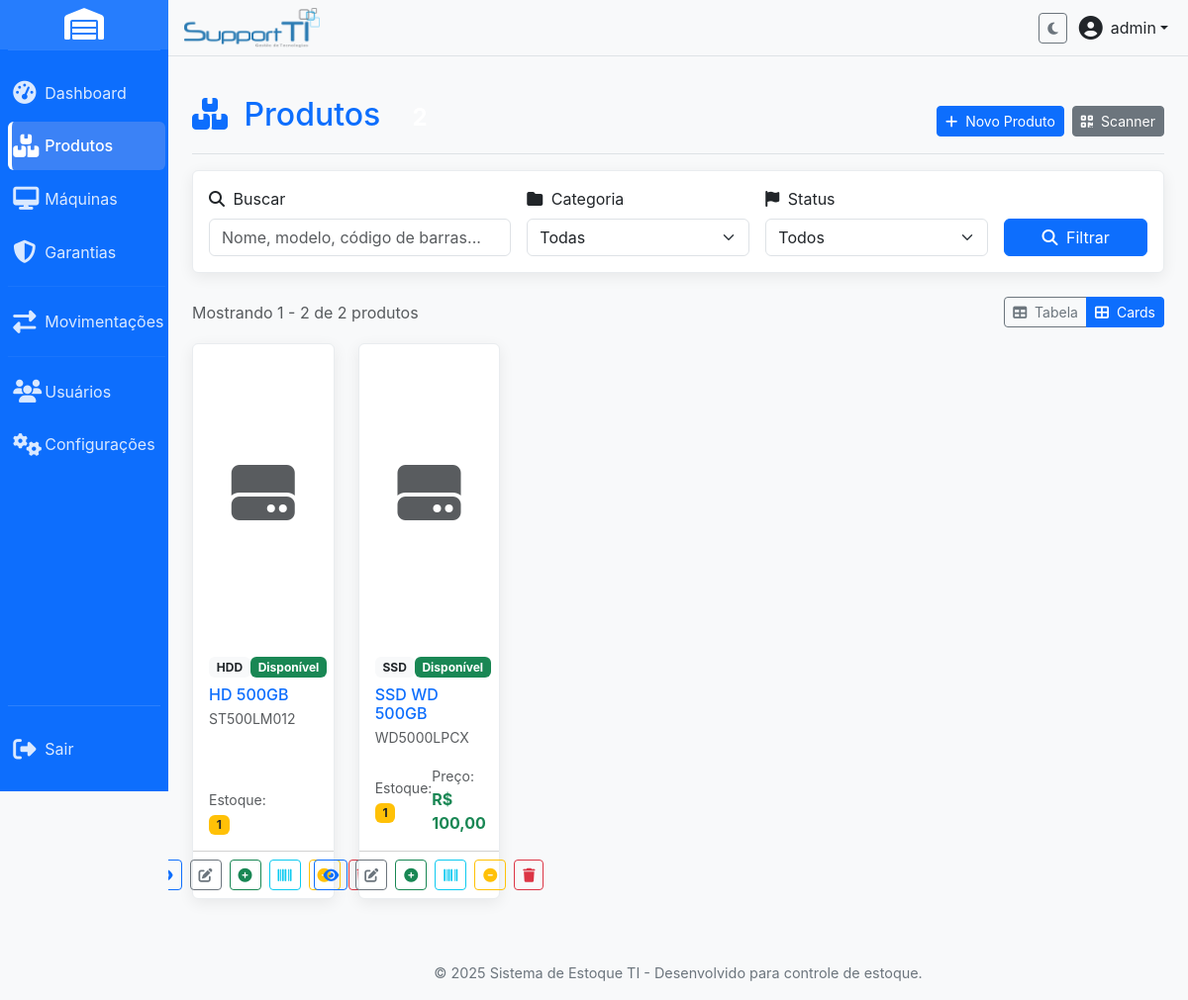
The app's page /products.php?view=cards (signed in), older data.
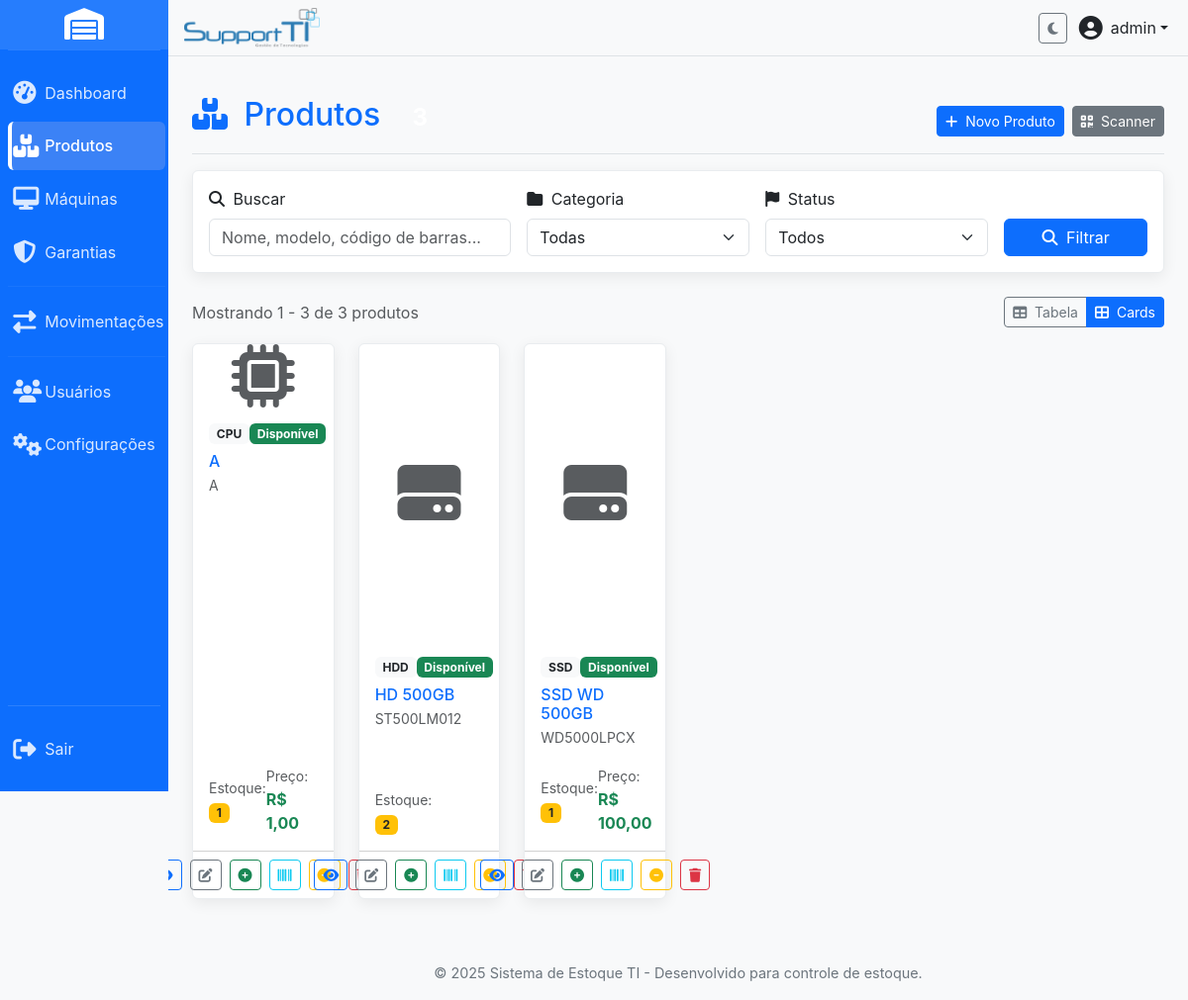
The same page, newer data.
### tables this page shows
CREATE TABLE IF NOT EXISTS `products` (
  `id` int(11) NOT NULL AUTO_INCREMENT,
  `name` varchar(255) NOT NULL,
  `description` text DEFAULT NULL,
  `category_id` int(11) DEFAULT NULL,
  `category` varchar(100) NOT NULL,
  `manufacturer` varchar(100) DEFAULT NULL,
  `model` varchar(100) DEFAULT NULL,
  `sku` varchar(100) DEFAULT NULL,
  `barcode` varchar(100) DEFAULT NULL,
  `qr_code` varchar(100) DEFAULT NULL,
  `serial_number` varchar(100) DEFAULT NULL,
  `quantity` int(11) NOT NULL DEFAULT 0,
  `min_quantity` int(11) DEFAULT 0,
  `max_quantity` int(11) DEFAULT 0,
  `price` decimal(12,2) DEFAULT NULL,
  `location` varchar(100) DEFAULT NULL,
  `status` varchar(50) DEFAULT 'available',
  `created_by` int(11) DEFAULT NULL,
  `image` varchar(255) DEFAULT NULL,
  `notes` text DEFAULT NULL,
  `created_at` timestamp NOT NULL DEFAULT current_timestamp(),
  `updated_at` timestamp NOT NULL DEFAULT current_timestamp() ON UPDATE current_timestamp(),
  `has_warranty` tinyint(1) NOT NULL DEFAULT 0,
  `warranty_template_id` int(11) DEFAULT NULL COMMENT 'ID do template de garantia usado',
  `warranty_provider` varchar(255) DEFAULT NULL,
  `warranty_period_value` int(11) DEFAULT NULL,
  `warranty_period_unit` varchar(20) DEFAULT NULL,
  `warranty_start_date` date DEFAULT NULL,
  `warranty_end_date` date DEFAULT NULL,
  `invoice_number` varchar(255) DEFAULT NULL,
  `warranty_notes` text DEFAULT NULL,
  `warranty_ticket_number` varchar(100) DEFAULT NULL COMMENT 'N??mero do ticket/protocolo da garantia',
  `warranty_label` varchar(100) DEFAULT NULL COMMENT 'Etiqueta/Identificador da garantia',
  `warranty_client_name` varchar(255) DEFAULT NULL COMMENT 'Nome do cliente propriet??rio do produto com garantia',
  `warranty_supplier_id` int(11) DEFAULT NULL COMMENT 'Refer??ncia para o fornecedor de garantia',
  PRIMARY KEY (`id`),
  UNIQUE KEY `sku` (`sku`),
  UNIQUE KEY `barcode` (`barcode`),
  UNIQUE KEY `qr_code` (`qr_code`),
  UNIQUE KEY `serial_number` (`serial_number`),
  KEY `idx_created_by` (`created_by`),
  KEY `fk_product_category` (`category_id`),
  KEY `idx_warranty_template` (`warranty_template_id`),
  KEY `idx_warranty_dates` (`warranty_start_date`,`warranty_end_date`),
  KEY `idx_has_warranty` (`has_warranty`),
  KEY `idx_warranty_ticket` (`warranty_ticket_number`),
  KEY `idx_warranty_label` (`warranty_label`),
  KEY `idx_warranty_client` (`warranty_client_name`),
  KEY `idx_warranty_supplier` (`warranty_supplier_id`)
);

### products.php (the view, shortened to what the changed rows need)
<?php
$view_mode = $_GET['view'] ?? 'table';
$page = max(1, intval($_GET['page'] ?? 1));
$per_page = 20;
$offset = ($page - 1) * $per_page;
$where_conditions = [];
$params = [];
$where_clause = !empty($where_conditions) ? 'WHERE ' . implode(' AND ', $where_conditions) : '';
try {
    $pdo = getConnection();
    $count_sql = "SELECT COUNT(*) as total FROM products $where_clause";
    $count_stmt = $pdo->prepare($count_sql);
    $count_stmt->execute($params);
    $total_products = $count_stmt->fetch()['total'];
    $sql = "SELECT * FROM products $where_clause ORDER BY created_at DESC LIMIT $per_page OFFSET $offset";
    $stmt = $pdo->prepare($sql);
    $stmt->execute($params);
    $products = $stmt->fetchAll();
} catch (PDOException $e) {
    error_log("Erro ao buscar produtos: " . $e->getMessage());
    $products = []; $categories = []; $total_products = 0; $total_pages = 0;
}
?>
<?php include 'includes/header.php'; ?>
<div class="d-flex justify-content-between flex-wrap flex-md-nowrap align-items-center pt-3 pb-2 mb-3 border-bottom">
    <h1 class="h2 text-primary-custom"><i class="fas fa-boxes me-2"></i> Produtos <span class="badge badge-custom-secondary ms-2"><?php echo number_format($total_products); ?></span></h1>
</div>
<div class="d-flex justify-content-between align-items-center mb-3">
    <div><span class="text-muted">Mostrando <?php echo min($offset + 1, $total_products); ?> - <?php echo min($offset + $per_page, $total_products); ?> de <?php echo number_format($total_products); ?> produtos</span></div>
</div>
<?php
function getCategoryIcon($category) { $icons = ['CPU' => 'fa-microchip', 'RAM' => 'fa-memory', 'SSD' => 'fa-hdd', 'HDD' => 'fa-hdd', 'GPU' => 'fa-tv', 'Motherboard' => 'fa-microchip', 'PSU' => 'fa-plug', 'Case' => 'fa-cube', 'Cable' => 'fa-ethernet', 'Monitor' => 'fa-desktop', 'Keyboard' => 'fa-keyboard', 'Mouse' => 'fa-mouse', 'Network' => 'fa-network-wired', 'Other' => 'fa-box-open']; return $icons[$category] ?? 'fa-box'; }
function getStatusBadgeClass($status) { $classes = ['available' => 'bg-success', 'in_use' => 'bg-warning text-dark', 'defective' => 'bg-danger', 'maintenance' => 'bg-info']; return $classes[$status] ?? 'bg-secondary'; }
function getStatusText($status) { $texts = ['available' => 'Disponível', 'in_use' => 'Em Uso', 'defective' => 'Defeituoso', 'maintenance' => 'Manutenção']; return $texts[$status] ?? ucfirst($status); }
function getQuantityBadgeClass($quantity, $min_quantity) {
    if ($min_quantity > 0 && $quantity <= $min_quantity) {
        return 'bg-warning text-dark';
    }
    return 'bg-success';
}
?>
<?php if ($view_mode === 'cards'): ?>
    <?php if (!empty($products)): ?><div class="row">
        <?php foreach ($products as $product): ?>
            <div class="col-xl-2 col-lg-2 col-md-6 mb-4"><div class="card card-custom h-100 product-card">
                <?php if (!empty($product['image'])): ?><div class="product-icon-placeholder" style="display: none; height: 300px; align-items: center; justify-content: center;"><i class="fas <?php echo getCategoryIcon($product['category']); ?> fa-4x text-muted"></i></div><?php else: ?><div class="product-icon-placeholder d-flex align-items-center justify-content-center"><i class="fas <?php echo getCategoryIcon($product['category']); ?> fa-4x text-muted"></i></div><?php endif; ?>
                <div class="card-body d-flex flex-column"><div class="d-flex justify-content-between align-items-start mb-2"><span class="badge bg-light text-dark"><?php echo htmlspecialchars($product['category']); ?></span><span class="badge <?php echo getStatusBadgeClass($product['status']); ?>"><?php echo getStatusText($product['status']); ?></span></div><h6 class="card-title text-primary-custom mb-1"><?php echo htmlspecialchars($product['name']); ?></h6><?php if (!empty($product['model'])): ?><p class="text-muted small mb-2"><?php echo htmlspecialchars($product['model']); ?></p><?php endif; ?><div class="mt-auto"><div class="d-flex justify-content-between align-items-center mt-2"><div><small class="text-muted">Estoque:</small><br>
                <span class="badge <?php echo getQuantityBadgeClass($product['quantity'], $product['min_quantity']); ?>"><?php echo $product['quantity']; ?></span>
                </div><?php if ($product['price'] > 0): ?><div><small class="text-muted">Preço:</small><br><strong class="text-success">R$ <?php echo number_format($product['price'], 2, ',', '.'); ?></strong></div><?php endif; ?></div></div></div>
                <div class="card-footer bg-transparent"><div class="d-grid gap-2 d-md-flex justify-content-md-center">
                    <button type="button" class="btn btn-outline-primary btn-sm" onclick="openActionModal('view_product.php?id=<?php echo $product['id']; ?>&modal=true', 'Visualizar: <?php echo htmlspecialchars(addslashes($product['name'])); ?>')" title="Visualizar"><i class="fas fa-eye"></i></button>
                    <button type="button" class="btn btn-outline-secondary btn-sm" onclick="openActionModal('edit_product.php?id=<?php echo $product['id']; ?>&modal=true', 'Editar: <?php echo htmlspecialchars(addslashes($product['name'])); ?>')" title="Editar"><i class="fas fa-edit"></i></button>
                    <button type="button" class="btn btn-outline-success btn-sm" onclick="openStockInModal(<?php echo $product['id']; ?>, '<?php echo htmlspecialchars(addslashes($product['name'])); ?>', <?php echo $product['quantity']; ?>, <?php echo $product['max_quantity'] ?? 0; ?>)" title="Dar Entrada"><i class="fas fa-plus-circle"></i></button>
                    <a href="barcode_print.php?product_id=<?php echo $product['id']; ?>" class="btn btn-outline-info btn-sm" target="_blank" title="Código de Barras"><i class="fas fa-barcode"></i></a>
                    <button type="button" class="btn btn-outline-warning btn-sm" onclick="openStockOutModal('product', <?php echo $product['id']; ?>, '<?php echo htmlspecialchars(addslashes($product['name'])); ?>', <?php echo $product['quantity']; ?>)" title="Dar Baixa"><i class="fas fa-minus-circle"></i></button>
                    <button type="button" class="btn btn-outline-danger btn-sm" onclick="openDeleteModal('product', <?php echo $product['id']; ?>, '<?php echo htmlspecialchars(addslashes($product['name'])); ?>')" title="Excluir"><i class="fas fa-trash"></i></button>
                </div></div>
            </div></div>
        <?php endforeach; ?>
    </div><?php endif; ?>
<?php endif; ?>
<?php include 'includes/footer.php'; ?>

Row changes from the older to the newer data that the page shows:
added products: category "CPU", status "Disponível", name "A", model "A", quantity "1", price "1,00"
changed products "HD 500GB": quantity "1" → "2"
Text that changed along with them:
min($offset + $per_page, $total_products): "2" → "3"
$total_products: "2" → "3"
